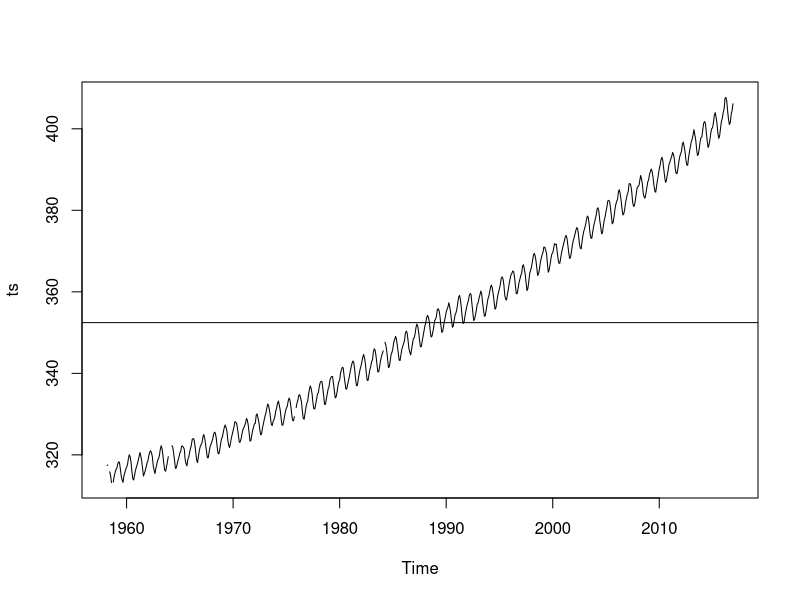
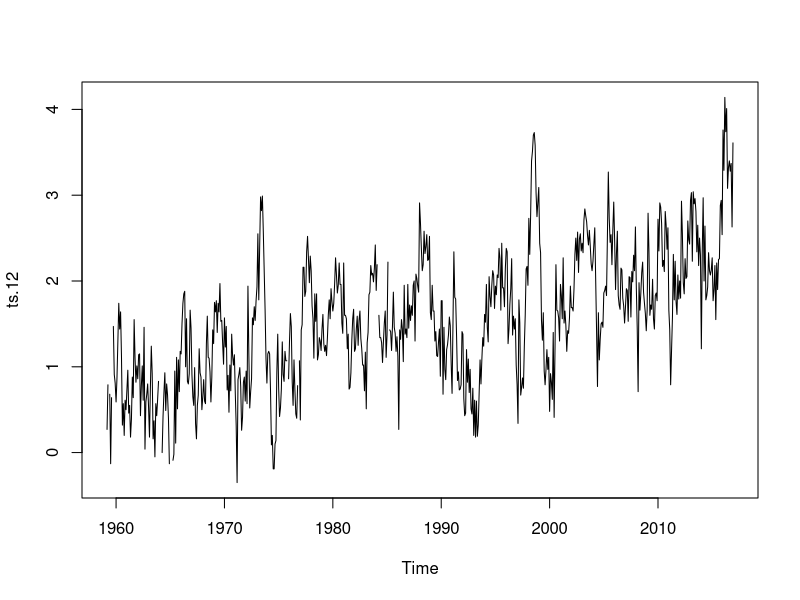
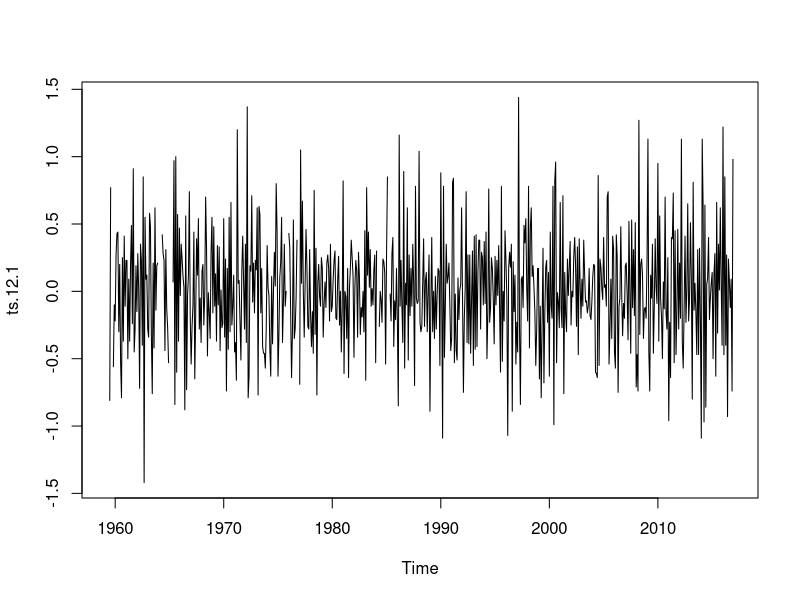
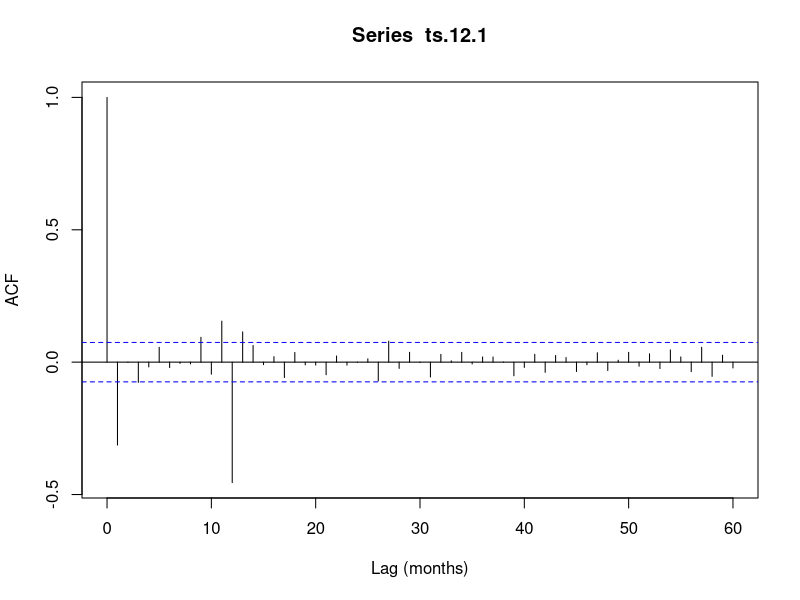
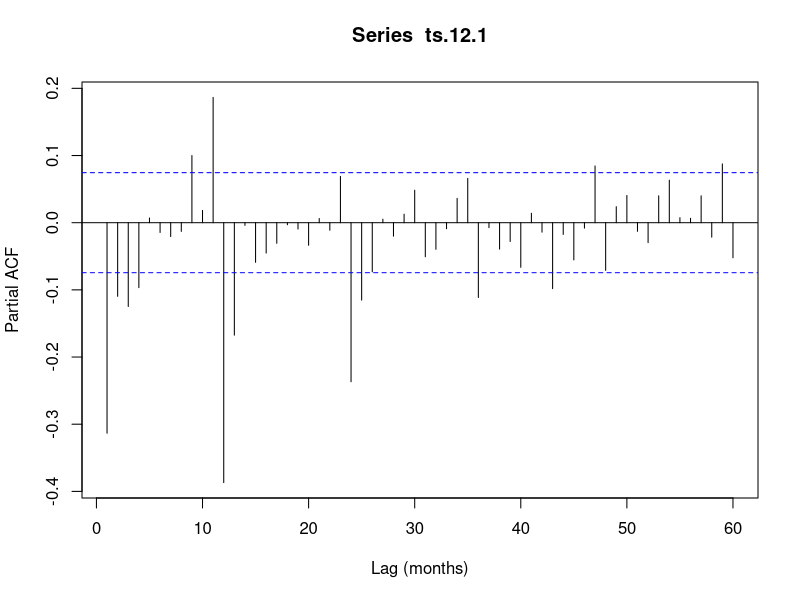
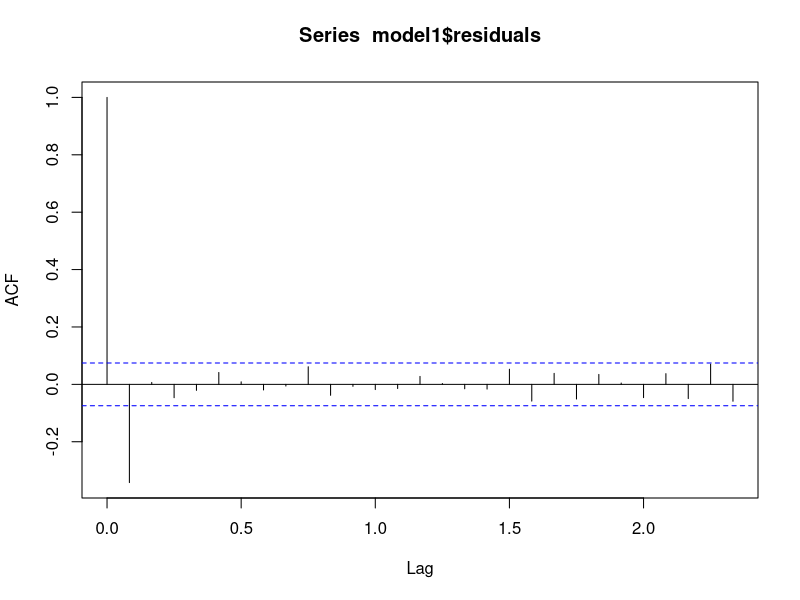
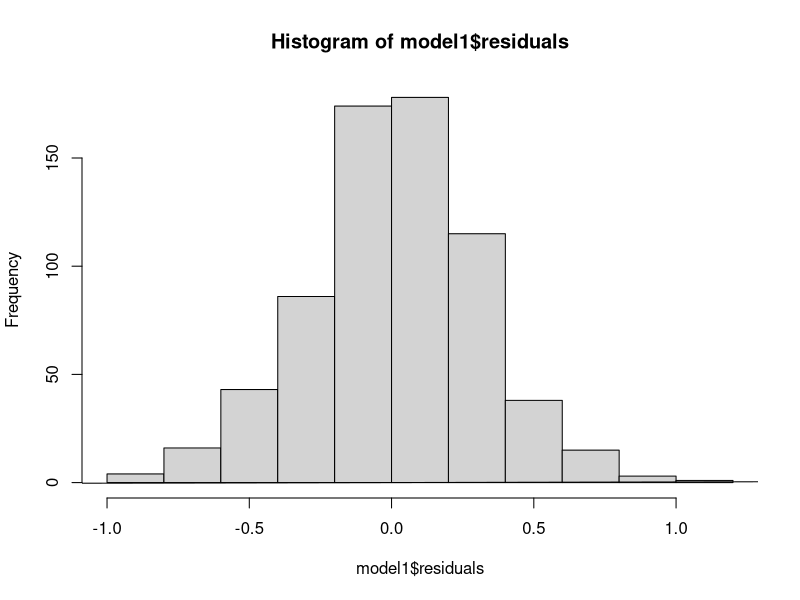
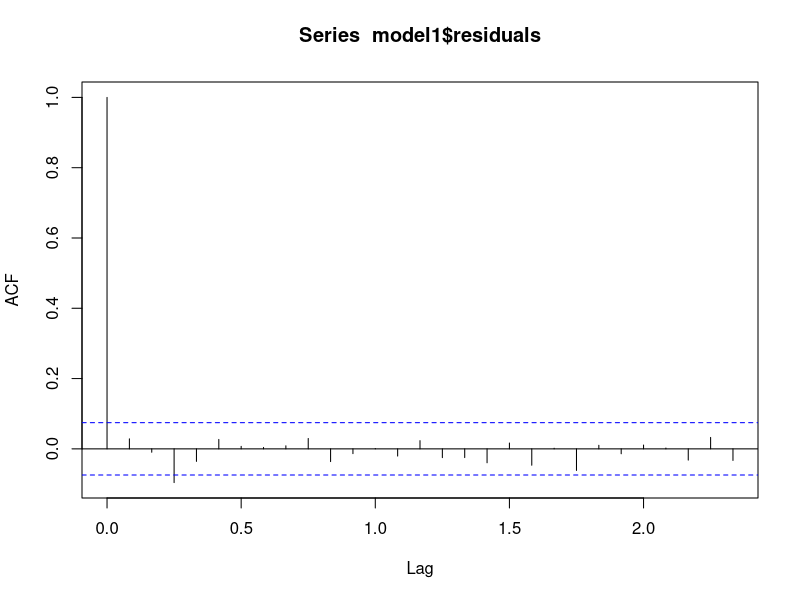

These figures' R source, in order:
# Import Data
ts <- read.table("c02.txt", skip = 3, header = F, sep = "")

# Remove exraneous featurs
ts <- ts$V4

# Encode missing values
ts <- ifelse(ts == -99.99, NA, ts)

# Convert vector to time series object
ts <- ts(ts, start=c(1958,3), frequency=12)

plot.ts(ts)
mean(ts, na.rm=T)
abline(h=mean(ts, na.rm=T))

#Difference
ts.12 <- diff(ts, lag = 12)
plot(ts.12)

# Good differencing order, variance decreases
ts.12.1 <- diff(ts.12, lag = 1)
plot(ts.12.1)
var(ts, na.rm = T)
var(ts.12, na.rm = T)
var(ts.12.1, na.rm = T)

#ts.12.1 stationary

### ACF

acf <- acf(ts.12.1, type = "correlation", plot = F, na.action = na.pass, lag.max=12*5)

## Transform the lags from years to months
acf$lag <- acf$lag * 12

## Plot the acf 
plot(acf, xlab="Lag (months)")

### PACF
pacf <- acf(ts.12.1, type = "partial", plot = F, na.action = na.pass, lag.max= 12*5)
pacf$lag <- pacf$lag * 12
plot(pacf, xlab = "Lag (months)")

## Seasonal: ACF cuts off after lag 1 (12), PACF tailing off

model1 <- arima(ts.12.1, order = c(0,1,1), seasonal = c(3,1,1), method = "ML")
Box.test(model1$residuals, lag = 10, fitdf = 0)
acf(model1$residuals, na.action=na.pass, plot = T)

 for (P in seq(1,3)){
    for (Q in seq(1,3)){
      cat(P,Q,sep = " ")
      model <- arima(ts.12.1, order = c(0,1,1), seasonal = c(P,1,Q), method = "ML")
      print(paste(model$aic))
      cat('\n')
  }
 }

model1 <- arima(ts.12.1, order = c(0,1,2), seasonal = c(1,1,2), method = "ML")
hist(model1$residuals)
qqline(model1$residuals)
acf(model1$residuals, na.action = na.pass, plot = T)
Box.test(model1$residuals, lag=13, fitdf=4)
